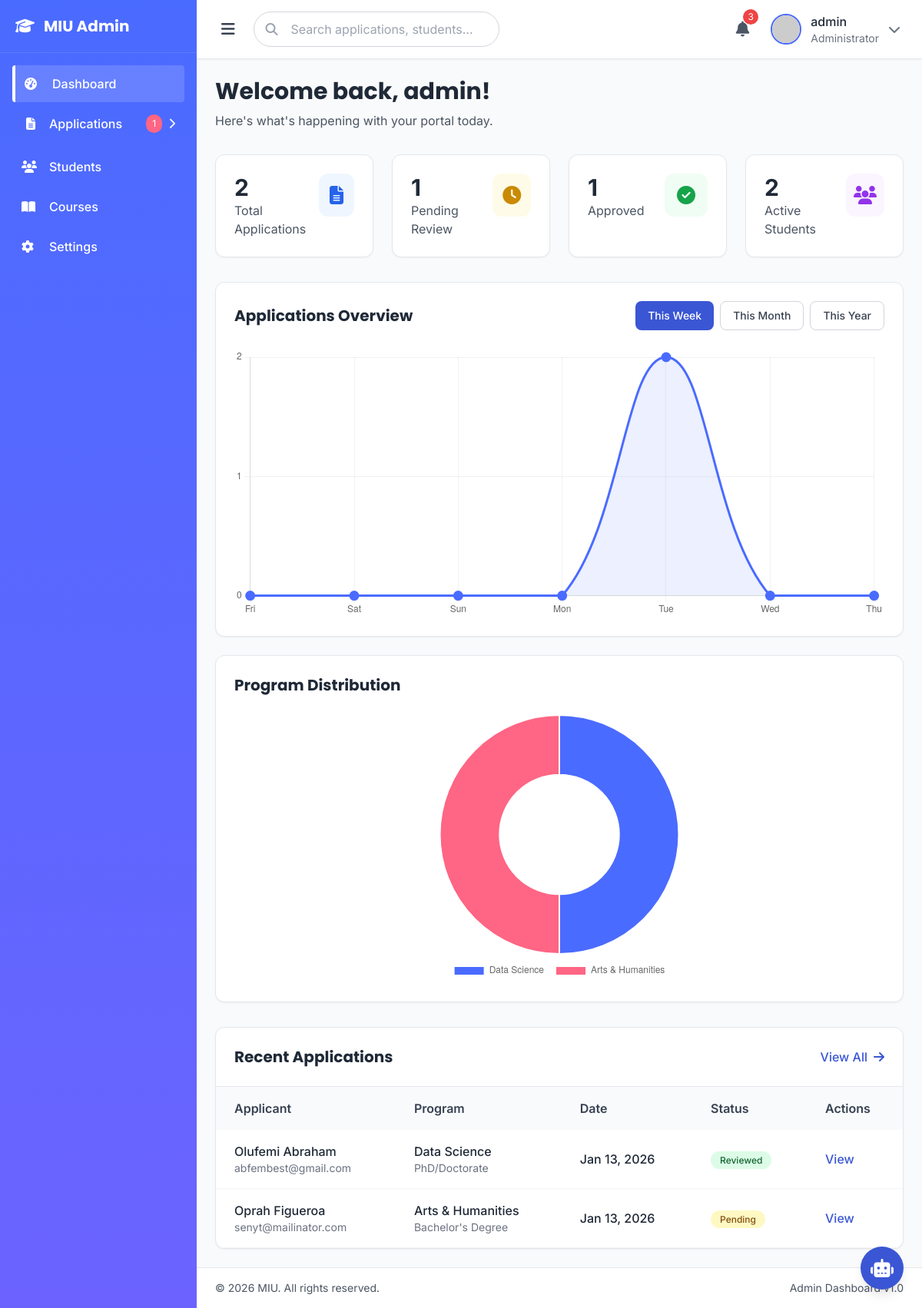
The page /administrator/ (signed in) on the database as committed earlier.
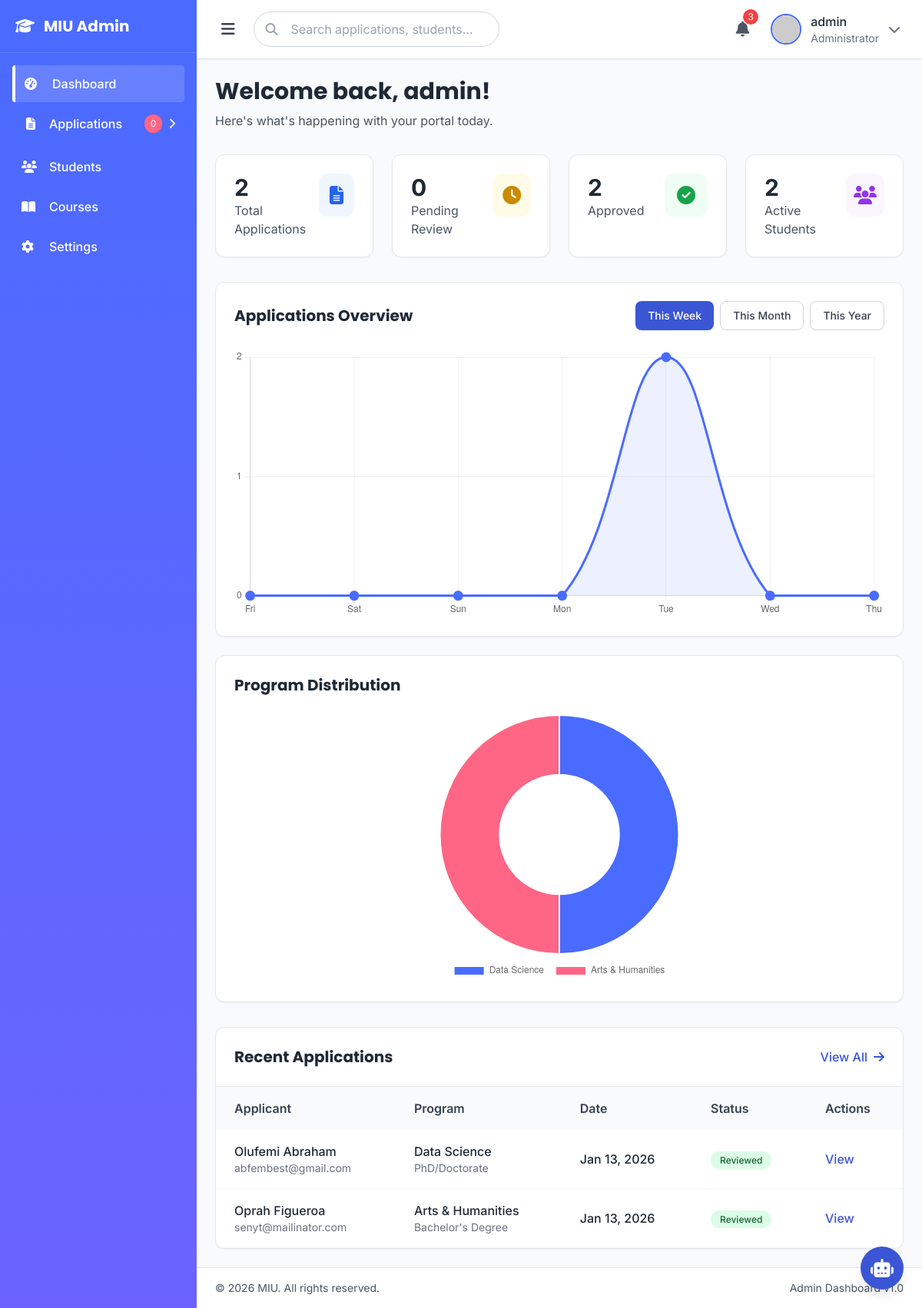
The same page on the database as committed later.
### eduweb/models.py (models this page shows, shortened)
class CourseApplication(models.Model):
    DEGREE_LEVEL_CHOICES = [
        ('bachelor', "Bachelor's Degree"),
        ('master', "Master's Degree"),
        ('phd', 'PhD/Doctorate'),
    ]
    STUDY_MODE_CHOICES = [
        ('full-time', 'Full-time'),
        ('part-time', 'Part-time'),
        ('online', 'Online'),
        ('hybrid', 'Hybrid'),
    ]
    INTAKE_CHOICES = [
        ('fall-2025', 'Fall 2025'),
        ('spring-2026', 'Spring 2026'),
        ('fall-2026', 'Fall 2026'),
    ]
    PROGRAM_CHOICES = [
        ('business', 'Business Administration (MBA)'),
        ('computer-science', 'Computer Science'),
        ('data-science', 'Data Science'),
        ('engineering', 'Engineering'),
        ('health-sciences', 'Health Sciences'),
        ('psychology', 'Psychology'),
        ('economics', 'Economics'),
        ('law', 'Law'),
        ('arts', 'Arts & Humanities'),
    ]
    GENDER_CHOICES = [
        ('male', 'Male'),
        ('female', 'Female'),
        ('non-binary', 'Non-binary'),
        ('prefer-not-to-say', 'Prefer not to say'),
    ]
    COUNTRY_CHOICES = [
        ('US', 'United States'),
        ('UK', 'United Kingdom'),
        ('CA', 'Canada'),
        ('AU', 'Australia'),
        ('IN', 'India'),
        ('CN', 'China'),
        ('NG', 'Nigeria'),
        ('BR', 'Brazil'),
        ('OTHER', 'Other'),
    ]
    REFERRAL_CHOICES = [
        ('website', 'University Website'),
        ('search-engine', 'Search Engine (Google, etc.)'),
        ('social-media', 'Social Media'),
        ('friend-family', 'Friend or Family'),
        ('education-fair', 'Education Fair'),
        ('school-counselor', 'School Counselor'),
        ('alumni', 'MIU Alumni'),
        ('other', 'Other'),
    ]
    application_id = models.CharField(max_length=50, unique=True, blank=True)
    user = models.ForeignKey(User, on_delete=models.CASCADE, related_name='applications', null=True, blank=True)
    first_name = models.CharField(max_length=100)
    last_name = models.CharField(max_length=100)
    email = models.EmailField()
    phone = models.CharField(max_length=20)
    date_of_birth = models.DateField()
    country = models.CharField(max_length=100, choices=COUNTRY_CHOICES)
    gender = models.CharField(max_length=50, choices=GENDER_CHOICES)
    address = models.TextField()
    academic_history = models.JSONField(default=list)
    english_proficiency = models.CharField(max_length=50, blank=True)
    english_score = models.CharField(max_length=20, blank=True)
    additional_qualifications = models.TextField(blank=True)
    program = models.CharField(max_length=50, choices=PROGRAM_CHOICES)
    degree_level = models.CharField(max_length=20, choices=DEGREE_LEVEL_CHOICES)
    study_mode = models.CharField(max_length=20, choices=STUDY_MODE_CHOICES)
    intake = models.CharField(max_length=20, choices=INTAKE_CHOICES)
    scholarship = models.BooleanField(default=False)
    referral_source = models.CharField(max_length=100, blank=True, choices=REFERRAL_CHOICES)
    documents_uploaded = models.JSONField(default=dict)
    created_at = models.DateTimeField(default=timezone.now)
    submitted = models.BooleanField(default=False)
    submission_date = models.DateTimeField(null=True, blank=True)
    is_reviewed = models.BooleanField(default=False)
    class Meta:
        ordering = ['-created_at']
        verbose_name = 'Course Application'
        verbose_name_plural = 'Course Applications'
    def get_full_name(self):
        return f"{self.first_name} {self.last_name}"
    def get_program_display_name(self):
        return dict(self.PROGRAM_CHOICES).get(self.program, self.program)
    def get_degree_level_display_name(self):
        return dict(self.DEGREE_LEVEL_CHOICES).get(self.degree_level, self.degree_level)

### administrator/views.py (the view)
# urls.py: path('', views.dashboard, name='dashboard'),
@login_required(login_url='eduweb:auth_page')
@user_passes_test(is_admin)
def dashboard(request):
    total_applications = CourseApplication.objects.count()
    pending_applications = CourseApplication.objects.filter(is_reviewed=False).count()
    approved_applications = CourseApplication.objects.filter(is_reviewed=True).count()
    total_students = User.objects.filter(is_staff=False, is_active=True).count()
    recent_applications = CourseApplication.objects.select_related('user').order_by('-created_at')[:10]
    today = timezone.now().date()
    week_ago = today - timedelta(days=6)
    applications_by_day = []
    labels = []
    for i in range(7):
        date = week_ago + timedelta(days=i)
        count = CourseApplication.objects.filter(
            created_at__date=date
        ).count()
        applications_by_day.append(count)
        labels.append(date.strftime('%a'))
    applications_chart_data = json.dumps({
        'labels': labels,
        'data': applications_by_day
    })
    program_distribution = CourseApplication.objects.values('program').annotate(
        count=Count('id')
    ).order_by('-count')
    program_labels = [dict(CourseApplication.PROGRAM_CHOICES).get(item['program'], item['program'])
                     for item in program_distribution]
    program_data = [item['count'] for item in program_distribution]
    program_chart_data = json.dumps({
        'labels': program_labels,
        'data': program_data
    })
    context = {
        'total_applications': total_applications,
        'pending_applications': pending_applications,
        'approved_applications': approved_applications,
        'total_students': total_students,
        'recent_applications': recent_applications,
        'applications_chart_data': applications_chart_data,
        'program_chart_data': program_chart_data,
        'pending_count': pending_applications,
    }
    return render(request, 'admin/dashboard.html', context)

### administrator/views.py (called while the page is built)
def is_admin(user):
    return user.is_staff or user.is_superuser

### templates/admin/dashboard.html (shortened to what the changed rows need)
{% extends 'admin/base.html' %}
{% load static %}
{% block content %}
<div class="mb-8">
    <h1 class="text-2xl md:text-3xl font-bold text-gray-800 mb-2 font-display">Welcome back, {{ request.user.get_full_name|default:request.user.username }}!</h1>
</div>
<div class="grid grid-cols-1 sm:grid-cols-2 lg:grid-cols-4 gap-6 mb-8">
    <div class="bg-white rounded-xl shadow-sm border border-gray-200 p-6 hover:shadow-md transition-shadow">
        <div class="flex justify-between items-start">
            <div>
                <h3 class="text-3xl font-bold text-gray-800">{{ pending_applications }}</h3>
                <p class="text-gray-600">Pending Review</p>
            </div>
        </div>
    </div>
    <div class="bg-white rounded-xl shadow-sm border border-gray-200 p-6 hover:shadow-md transition-shadow">
        <div class="flex justify-between items-start">
            <div>
                <h3 class="text-3xl font-bold text-gray-800">{{ approved_applications }}</h3>
                <p class="text-gray-600">Approved</p>
            </div>
        </div>
    </div>
</div>
<div class="bg-white rounded-xl shadow-sm border border-gray-200 overflow-hidden">
    <div class="overflow-x-auto">
        <table class="w-full">
            <thead class="bg-gray-50 sticky top-0 z-10">
                <tr>
                    <th scope="col" class="py-4 px-6 text-left font-semibold text-gray-700">Applicant</th>
                    <th scope="col" class="py-4 px-6 text-left font-semibold text-gray-700">Program</th>
                    <th scope="col" class="py-4 px-6 text-left font-semibold text-gray-700">Date</th>
                    <th scope="col" class="py-4 px-6 text-left font-semibold text-gray-700">Status</th>
                    <th scope="col" class="py-4 px-6 text-left font-semibold text-gray-700">Actions</th>
                </tr>
            </thead>
            <tbody>
                {% for application in recent_applications %}
                <tr class="border-b border-gray-100 hover:bg-gray-50 transition-colors">
                    <td class="py-4 px-6">
                        <div class="font-medium text-gray-800">{{ application.get_full_name }}</div>
                        <div class="text-sm text-gray-500">{{ application.email }}</div>
                    </td>
                    <td class="py-4 px-6">
                        <div class="font-medium text-gray-800">{{ application.get_program_display_name }}</div>
                        <div class="text-sm text-gray-500">{{ application.get_degree_level_display_name }}</div>
                    </td>
                    <td class="py-4 px-6 font-medium">{{ application.created_at|date:"M d, Y" }}</td>
                    <td class="py-4 px-6">
                        {% if application.is_reviewed %}
                        <span class="px-3 py-1 rounded-full text-xs font-medium bg-green-100 text-green-800">Reviewed</span>
                        {% else %}
                        <span class="px-3 py-1 rounded-full text-xs font-medium bg-yellow-100 text-yellow-800">Pending</span>
                        {% endif %}
                    </td>
                    <td class="py-4 px-6">
                        <a href="{% url 'administrator:application_detail' application.id %}" class="text-primary-600 hover:text-primary-800 font-medium transition-colors">View</a>
                    </td>
                </tr>
                {% empty %}
                <tr>
                    <td colspan="5" class="py-8 px-6 text-center text-gray-500">No recent applications</td>
                </tr>
                {% endfor %}
            </tbody>
        </table>
    </div>
</div>
{% endblock %}

### templates/admin/base.html (shortened to what the changed rows need)
{% load static %}
<!DOCTYPE html>
<html lang="en" class="scroll-smooth">
<head>
    <script src="https://cdn.tailwindcss.com"></script>
    <link rel="stylesheet" href="https://cdnjs.cloudflare.com/ajax/libs/font-awesome/6.4.0/css/all.min.css">
    <link rel="stylesheet" href="https://cdn.datatables.net/1.13.7/css/jquery.dataTables.min.css">
    <link rel="stylesheet" href="https://cdn.datatables.net/buttons/2.4.2/css/buttons.dataTables.min.css">
</head>
<body class="bg-gray-50 text-gray-800 font-sans antialiased">
    <div class="flex min-h-screen">
        <aside id="sidebar" class="w-64 bg-gradient-to-b from-primary-500 to-secondary-500 text-white flex-shrink-0 fixed inset-y-0 left-0 z-40 transform -translate-x-full md:translate-x-0 transition-transform duration-300">
            <div class="flex flex-col h-full">
                <nav class="flex-1 overflow-y-auto p-4" aria-label="Main navigation">
                    <ul class="space-y-1">
                        <li>
                            <button class="flex items-center justify-between w-full p-3 text-white hover:bg-white/10 transition-all rounded menu-toggle" data-target="applicationsMenu" aria-expanded="false">
                                <div class="flex items-center">
                                    <span class="bg-accent-500 text-white text-xs px-2 py-1 rounded-full mr-2">{{ pending_count|default:0 }}</span>
                                    <i class="fas fa-chevron-right text-sm transition-transform duration-300 menu-arrow" aria-hidden="true"></i>
                                </div>
                            </button>
                        </li>
                    </ul>
                </nav>
            </div>
        </aside>
        <div class="flex-1 flex flex-col min-h-screen md:ml-64">
            <main class="flex-1 p-4 md:p-6">
                {% block content %}{% endblock %}
            </main>
        </div>
    </div>
</body>
</html>

Rows that differ between the two databases and show on the page:
changed CourseApplication "Oprah Figueroa": is_reviewed "Pending" → "Reviewed"
Other text that changed with them:
{{ pending_count|default:0 }}: "1" → "0"
{{ pending_applications }}: "1" → "0"
{{ approved_applications }}: "1" → "2"
